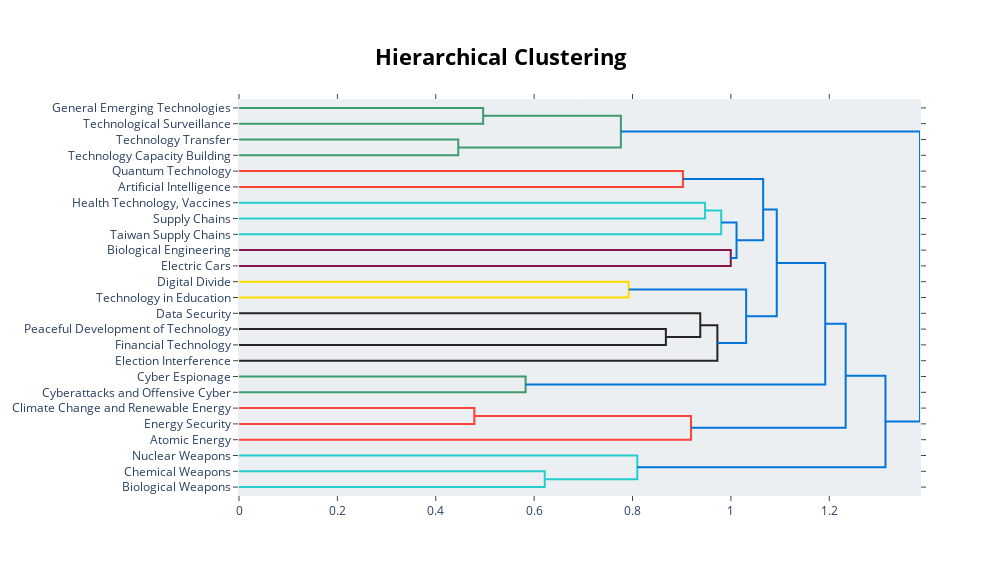

Write notebook code for a chart like this one.
### Markdown cell above
## Visualise connections between topics

### Code cell
topic_model.visualize_hierarchy(topics = zeroshot_topic_ids, custom_labels = True)

### Figure 1 — Plotly figure (JSON) as saved in the notebook; plotly's stock layout.template omitted (floating-point values rounded to 4 significant figures)
{"data": [{"hoverinfo": "text", "marker": {"color": "rgb(61,153,112)"}, "mode": "lines", "type": "scatter", "x": [0.0, 0.4964, 0.4964, 0.0], "xaxis": "x", "y": [-5.0, -5.0, -15.0, -15.0], "yaxis": "y"}, {"hoverinfo": "text", "marker": {"color": "rgb(61,153,112)"}, "mode": "lines", "type": "scatter", "x": [0.0, 0.4457, 0.4457, 0.0], "xaxis": "x", "y": [-25.0, -25.0, -35.0, -35.0], "yaxis": "y"}, {"hoverinfo": "text", "marker": {"color": "rgb(61,153,112)"}, "mode": "lines", "type": "scatter", "x": [0.4964, 0.7763, 0.7763, 0.4457], "xaxis": "x", "y": [-10.0, -10.0, -30.0, -30.0], "yaxis": "y"}, {"hoverinfo": "text", "marker": {"color": "rgb(255,65,54)"}, "mode": "lines", "type": "scatter", "x": [0.0, 0.9025, 0.9025, 0.0], "xaxis": "x", "y": [-45.0, -45.0, -55.0, -55.0], "yaxis": "y"}, {"hoverinfo": "text", "marker": {"color": "rgb(35,205,205)"}, "mode": "lines", "type": "scatter", "x": [0.0, 0.9475, 0.9475, 0.0], "xaxis": "x", "y": [-65.0, -65.0, -75.0, -75.0], "yaxis": "y"}, {"hoverinfo": "text", "marker": {"color": "rgb(35,205,205)"}, "mode": "lines", "type": "scatter", "x": [0.9475, 0.9803, 0.9803, 0.0], "xaxis": "x", "y": [-70.0, -70.0, -85.0, -85.0], "yaxis": "y"}, {"hoverinfo": "text", "marker": {"color": "rgb(133,20,75)"}, "mode": "lines", "type": "scatter", "x": [0.0, 0.9997, 0.9997, 0.0], "xaxis": "x", "y": [-95.0, -95.0, -105.0, -105.0], "yaxis": "y"}, {"hoverinfo": "text", "marker": {"color": "rgb(0,116,217)"}, "mode": "lines", "type": "scatter", "x": [0.9803, 1.012, 1.012, 0.9997], "xaxis": "x", "y": [-77.5, -77.5, -100.0, -100.0], "yaxis": "y"}, {"hoverinfo": "text", "marker": {"color": "rgb(0,116,217)"}, "mode": "lines", "type": "scatter", "x": [0.9025, 1.066, 1.066, 1.012], "xaxis": "x", "y": [-50.0, -50.0, -88.75, -88.75], "yaxis": "y"}, {"hoverinfo": "text", "marker": {"color": "rgb(255,220,0)"}, "mode": "lines", "type": "scatter", "x": [0.0, 0.7923, 0.7923, 0.0], "xaxis": "x", "y": [-115.0, -115.0, -125.0, -125.0], "yaxis": "y"}, {"hoverinfo": "text", "marker": {"color": "rgb(40,35,35)"}, "mode": "lines", "type": "scatter", "x": [0.0, 0.8678, 0.8678, 0.0], "xaxis": "x", "y": [-145.0, -145.0, -155.0, -155.0], "yaxis": "y"}, {"hoverinfo": "text", "marker": {"color": "rgb(40,35,35)"}, "mode": "lines", "type": "scatter", "x": [0.0, 0.9378, 0.9378, 0.8678], "xaxis": "x", "y": [-135.0, -135.0, -150.0, -150.0], "yaxis": "y"}, {"hoverinfo": "text", "marker": {"color": "rgb(40,35,35)"}, "mode": "lines", "type": "scatter", "x": [0.9378, 0.9726, 0.9726, 0.0], "xaxis": "x", "y": [-142.5, -142.5, -165.0, -165.0], "yaxis": "y"}, {"hoverinfo": "text", "marker": {"color": "rgb(0,116,217)"}, "mode": "lines", "type": "scatter", "x": [0.7923, 1.031, 1.031, 0.9726], "xaxis": "x", "y": [-120.0, -120.0, -153.8, -153.8], "yaxis": "y"}, {"hoverinfo": "text", "marker": {"color": "rgb(0,116,217)"}, "mode": "lines", "type": "scatter", "x": [1.066, 1.093, 1.093, 1.031], "xaxis": "x", "y": [-69.38, -69.38, -136.9, -136.9], "yaxis": "y"}, {"hoverinfo": "text", "marker": {"color": "rgb(61,153,112)"}, "mode": "lines", "type": "scatter", "x": [0.0, 0.5827, 0.5827, 0.0], "xaxis": "x", "y": [-175.0, -175.0, -185.0, -185.0], "yaxis": "y"}, {"hoverinfo": "text", "marker": {"color": "rgb(0,116,217)"}, "mode": "lines", "type": "scatter", "x": [1.093, 1.192, 1.192, 0.5827], "xaxis": "x", "y": [-103.1, -103.1, -180.0, -180.0], "yaxis": "y"}, {"hoverinfo": "text", "marker": {"color": "rgb(255,65,54)"}, "mode": "lines", "type": "scatter", "x": [0.0, 0.4784, 0.4784, 0.0], "xaxis": "x", "y": [-195.0, -195.0, -205.0, -205.0], "yaxis": "y"}, {"hoverinfo": "text", "marker": {"color": "rgb(255,65,54)"}, "mode": "lines", "type": "scatter", "x": [0.4784, 0.9189, 0.9189, 0.0], "xaxis": "x", "y": [-200.0, -200.0, -215.0, -215.0], "yaxis": "y"}, {"hoverinfo": "text", "marker": {"color": "rgb(0,116,217)"}, "mode": "lines", "type": "scatter", "x": [1.192, 1.233, 1.233, 0.9189], "xaxis": "x", "y": [-141.6, -141.6, -207.5, -207.5], "yaxis": "y"}, {"hoverinfo": "text", "marker": {"color": "rgb(35,205,205)"}, "mode": "lines", "type": "scatter", "x": [0.0, 0.6216, 0.6216, 0.0], "xaxis": "x", "y": [-235.0, -235.0, -245.0, -245.0], "yaxis": "y"}, {"hoverinfo": "text", "marker": {"color": "rgb(35,205,205)"}, "mode": "lines", "type": "scatter", "x": [0.0, 0.8098, 0.8098, 0.6216], "xaxis": "x", "y": [-225.0, -225.0, -240.0, -240.0], "yaxis": "y"}, {"hoverinfo": "text", "marker": {"color": "rgb(0,116,217)"}, "mode": "lines", "type": "scatter", "x": [1.233, 1.314, 1.314, 0.8098], "xaxis": "x", "y": [-174.5, -174.5, -232.5, -232.5], "yaxis": "y"}, {"hoverinfo": "text", "marker": {"color": "rgb(0,116,217)"}, "mode": "lines", "type": "scatter", "x": [0.7763, 1.384, 1.384, 1.314], "xaxis": "x", "y": [-20.0, -20.0, -203.5, -203.5], "yaxis": "y"}], "layout": {"autosize": false, "height": 575, "hoverlabel": {"bgcolor": "white", "font": {"family": "Rockwell", "size": 16}}, "hovermode": "closest", "plot_bgcolor": "#ECEFF1", "showlegend": false, "title": {"font": {"color": "Black", "size": 22}, "text": "<b>Hierarchical Clustering</b>", "x": 0.5, "xanchor": "center", "yanchor": "top"}, "width": 1000, "xaxis": {"mirror": "allticks", "rangemode": "tozero", "showgrid": false, "showline": true, "showticklabels": true, "ticks": "outside", "type": "linear", "zeroline": false}, "yaxis": {"mirror": "allticks", "range": [-250, 0], "rangemode": "tozero", "showgrid": false, "showline": true, "showticklabels": true, "tickmode": "array", "ticks": "outside", "ticktext": ["General Emerging Technologies", "Technological Surveillance", "Technology Transfer", "Technology Capacity Building", "Quantum Technology", "Artificial Intelligence", "Health Technology, Vaccines", "Supply Chains", "Taiwan Supply Chains", "Biological Engineering", "Electric Cars", "Digital Divide", "Technology in Education", "Data Security", "Peaceful Development of Technology", "Financial Technology", "Election Interference", "Cyber Espionage", "Cyberattacks and Offensive Cyber", "Climate Change and Renewable Energy", "Energy Security", "Atomic Energy", "Nuclear Weapons", "Chemical Weapons", "Biological Weapons"], "tickvals": [-5, -15, -25, -35, -45, -55, -65, -75, -85, -95, -105, -115, -125, -135, -145, -155, -165, -175, -185, -195, -205, -215, -225, -235, -245], "type": "linear", "zeroline": false}}}
